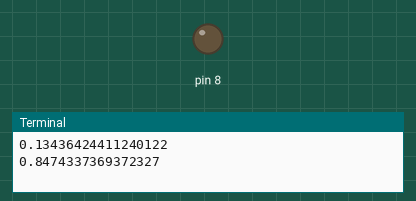
This program was run on a simulated Raspberry Pi (header pin numbers). On the bench: output pins drawn as LEDs (lit = HIGH), the last lines printed to the terminal. Random numbers come from a fixed seed. At 29.0 s the program stops and its outputs stay as they are.

Above: at 0.2 s.
At 14.7 s:
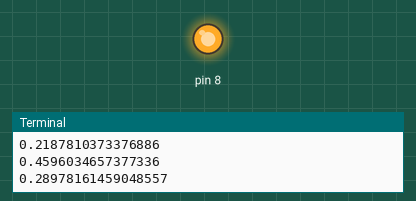
Timing chart, 0 to 30.1 s (numbered marks = the images above):
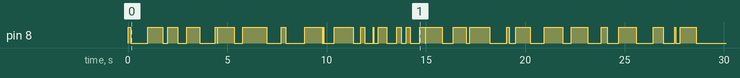

Measured:
- by itself, pin 8: LOW → HIGH at 0.00 s, → LOW 0.13 s later, → HIGH 0.85 s later, → LOW 0.76 s later, … (58 changes in this stretch)

The program:

led-control-random.py
```python
# -*- coding: utf-8 -*-
import RPi.GPIO as GPIO
import random
import time

# use GPIO board mode
GPIO.setmode(GPIO.BOARD)
GPIO.setup(8, GPIO.OUT)

for x in range(30):
#    t = random.randint(0,1)
    t = random.random()
    print(t)
    GPIO.output(8, True)
    time.sleep(t)

    t = random.random()
    print(t)
    GPIO.output(8, False)
    time.sleep(t)

GPIO.cleanup()
```
